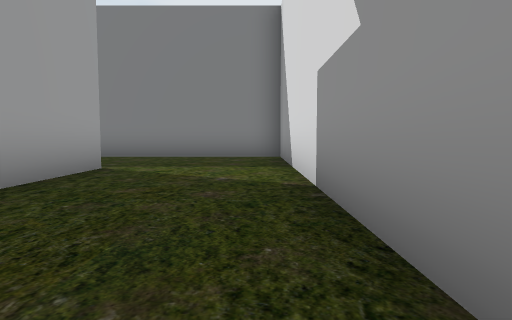
View 1 (above)

24 first-person views from a walk through a 3-D level made in the Unity game engine. The camera is 0.51 m above the floor, tilts 4° down and sees 75° across. The floor is counted in squares, 1 m on a side. Each view is taken from the middle of a square. On the plan, view 1 faces up. The plan holds only what a view shows up to about 9 squares ahead; the rest is blank. The place goes on beyond the plan. The player character is not drawn. Door leaves are left out, so doorways stand open.

View 2
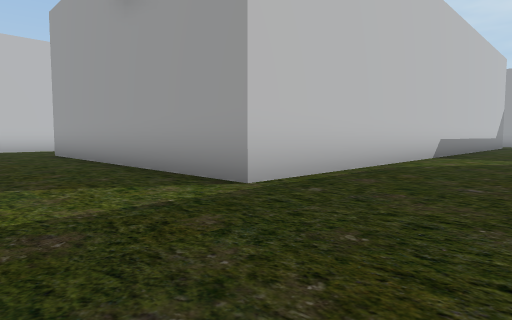

View 3
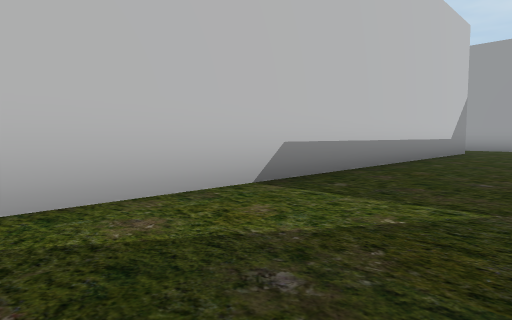

View 4
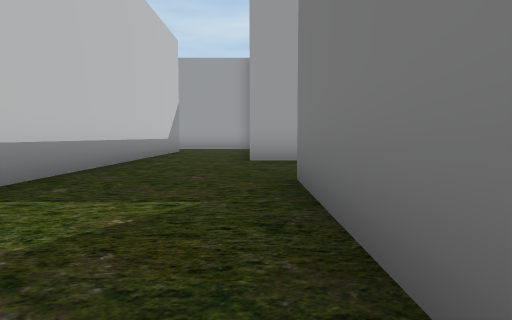

View 5
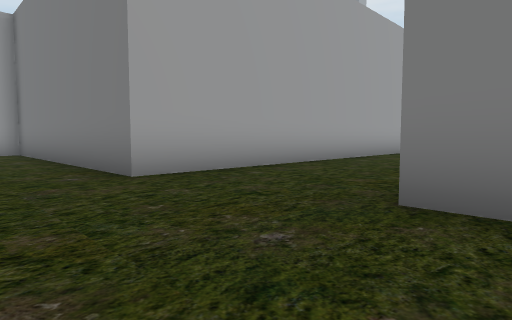

View 6
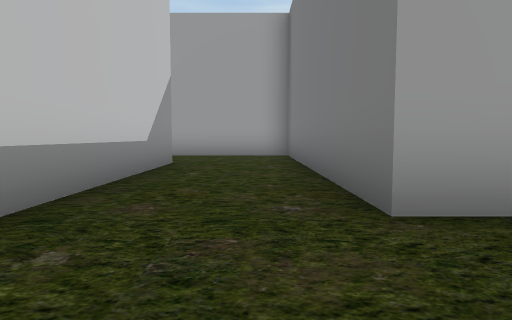

View 7
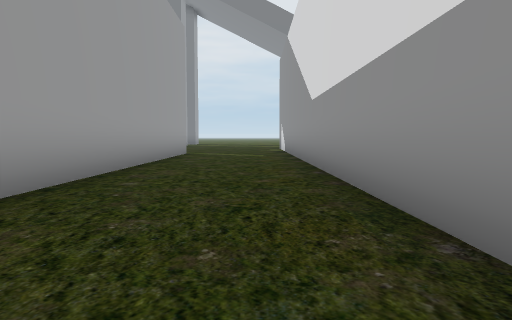

View 8
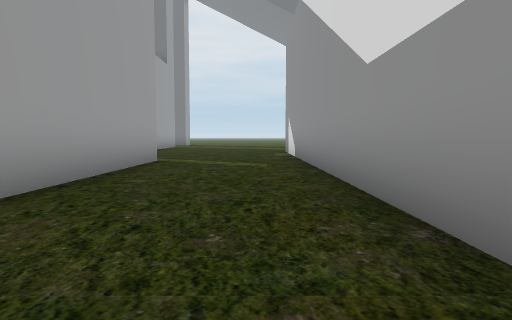

View 9
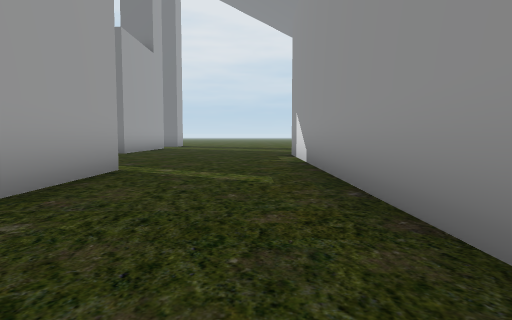

View 10
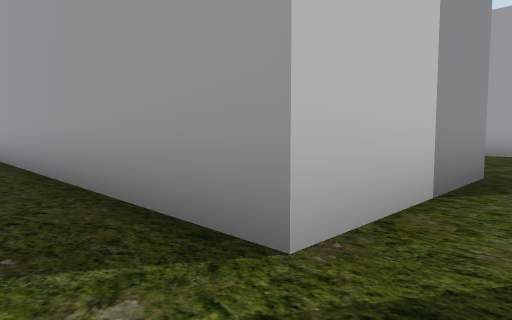

View 11
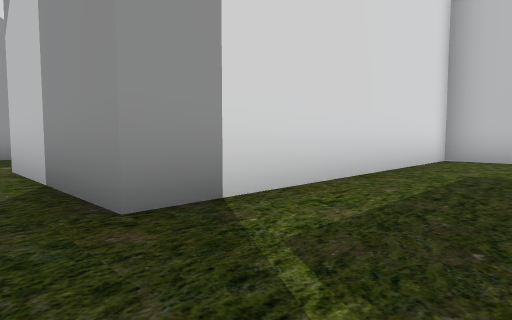

View 12
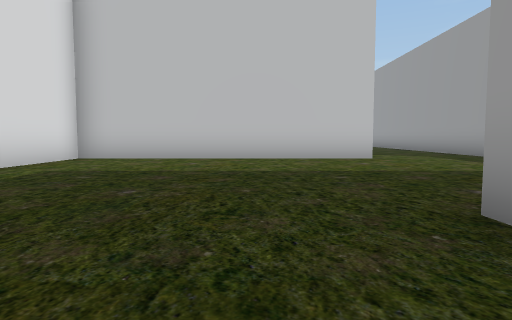

View 13
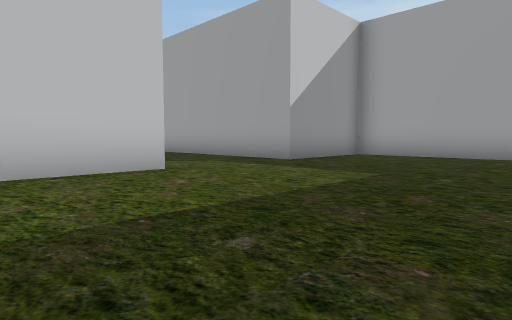

View 14
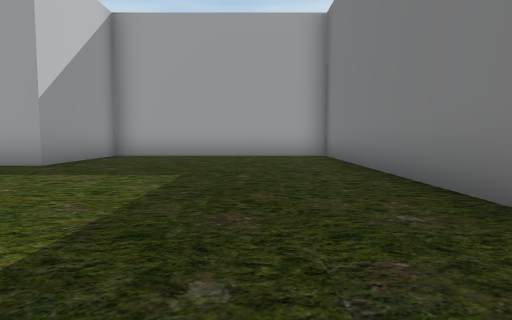

View 15
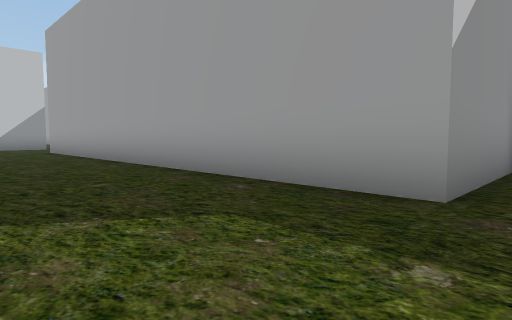

View 16
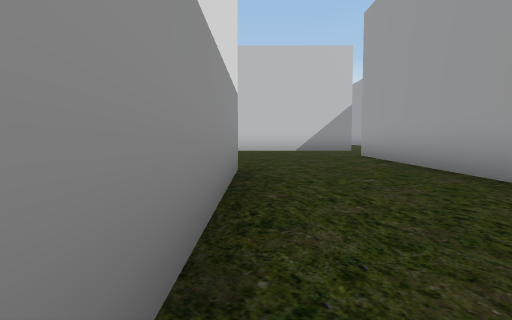

View 17
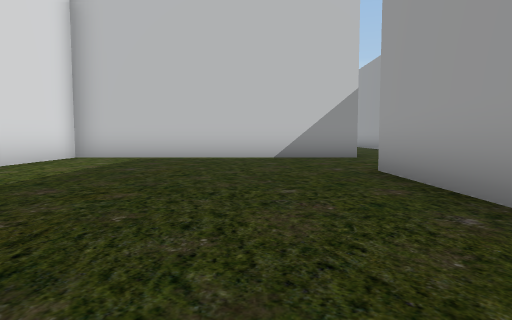

View 18
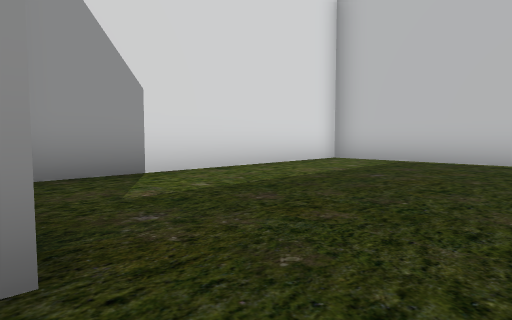

View 19
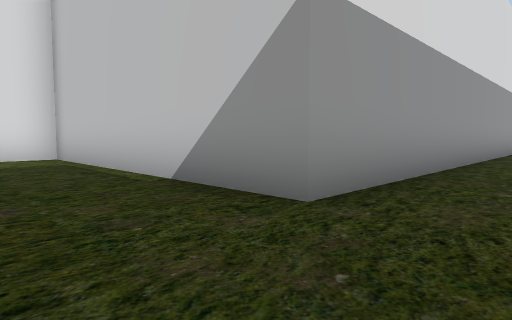

View 20
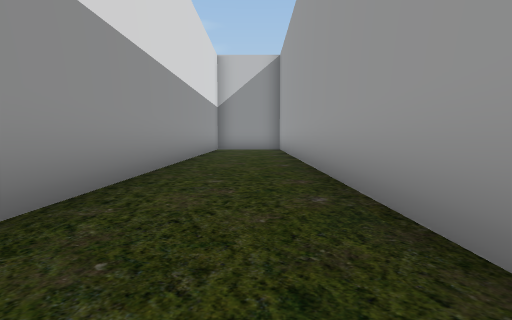

View 21
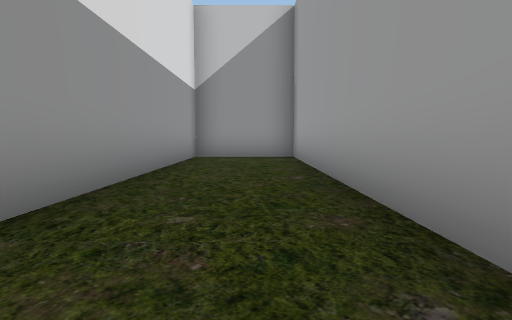

View 22
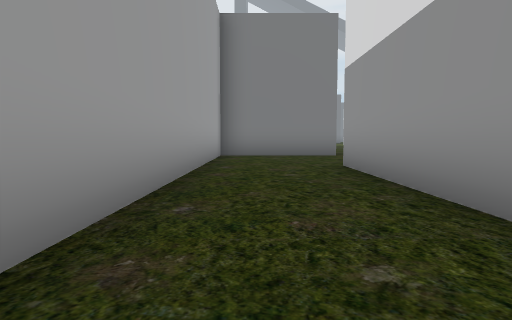

View 23
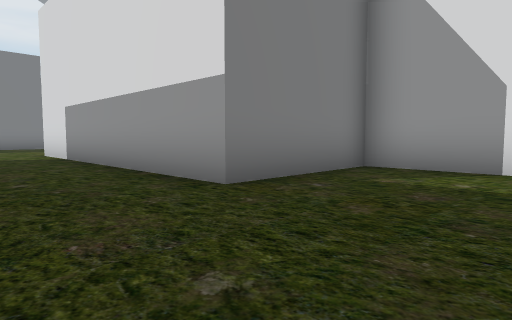

View 24
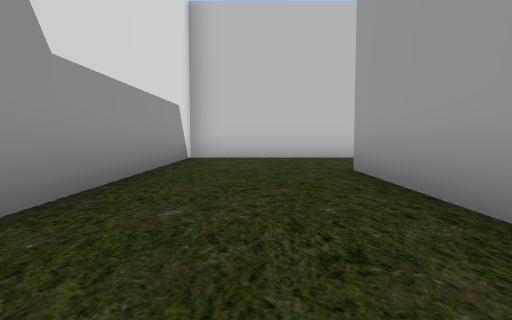

### Floor plan
Points are (right, up) in squares from view 1. A wall is a line through its corners. A room is listed if a view was taken in it or the views show most of it. See-through windows are left out.
Room 1 (views 1, 2, 3, 4, 5, 6, 7, 8, 9, 10, 24)
walls: (-17.5, 5.4) (-2.5, 5.4) (-2.5, -2.1); (-10, 10.2) (-10, 20.5); (-6.5, 8.5) (-10, 8.5); (-13.1, 19.1) (-13.1, 7.9) (-20, 7.9) (-20, 4.8); (-1.6, -5.2) (0.6, -5.2) (0.6, 8.5) (-4, 8.5)
ways out: opening at (-13, 20) to room 2; opening at (-2.5, -3.5)
Room 2 (views 11, 12, 13, 14, 15, 16, 17, 18, 23)
walls: (-23.4, 17.9) (-30, 17.9) (-30, 12.2) (-26.8, 12.2) (-26.8, 1); (-22.5, 18.6) (-22.5, 17.8); (-26.5, -2.1) (-20.6, -2.1) (-20.6, 4.7) (-23.7, 4.7) (-23.7, 12.2) (-16.9, 12.2) (-16.9, 19.1) (-13.1, 19.1)
ways out: opening at (-13, 20) to room 1; opening at (-27, -0.5) to room 3
Room 3 (views 19, 20, 21, 22)
walls: (-26.8, 1) (-30, 1) (-30, -16.5) (-27.5, -16.5) (-27.5, -2.1) (-26.5, -2.1)
ways out: opening at (-27, -0.5) to room 2

Where each view was taken, in squares from view 1:
view 1: 0 up, 0 right, facing up
view 2: 8 up, 0 right, facing down-left
view 3: 8 up, 6 left, facing down-left
view 4: 8 up, 6 left, facing left
view 5: 6 up, 9 left, facing up-left
view 6: 7 up, 11 left, facing left
view 7: 9 up, 11 left, facing up
view 8: 12 up, 11 left, facing up
view 9: 14 up, 11 left, facing up
view 10: 20 up, 12 left, facing down-left
view 11: 20 up, 19 left, facing down-right
view 12: 20 up, 21 left, facing down
view 13: 17 up, 21 left, facing down-left
view 14: 16 up, 21 left, facing left
view 15: 13 up, 24 left, facing down-left
view 16: 10 up, 24 left, facing down
view 17: 6 up, 25 left, facing down
view 18: 5 up, 25 left, facing down-right
view 19: 0 up, 29 left, facing down-right
view 20: 3 down, 29 left, facing down
view 21: 8 down, 29 left, facing down
view 22: 8 down, 29 left, facing up
view 23: 2 up, 26 left, facing up-right
view 24: 3 up, 1 left, facing down
